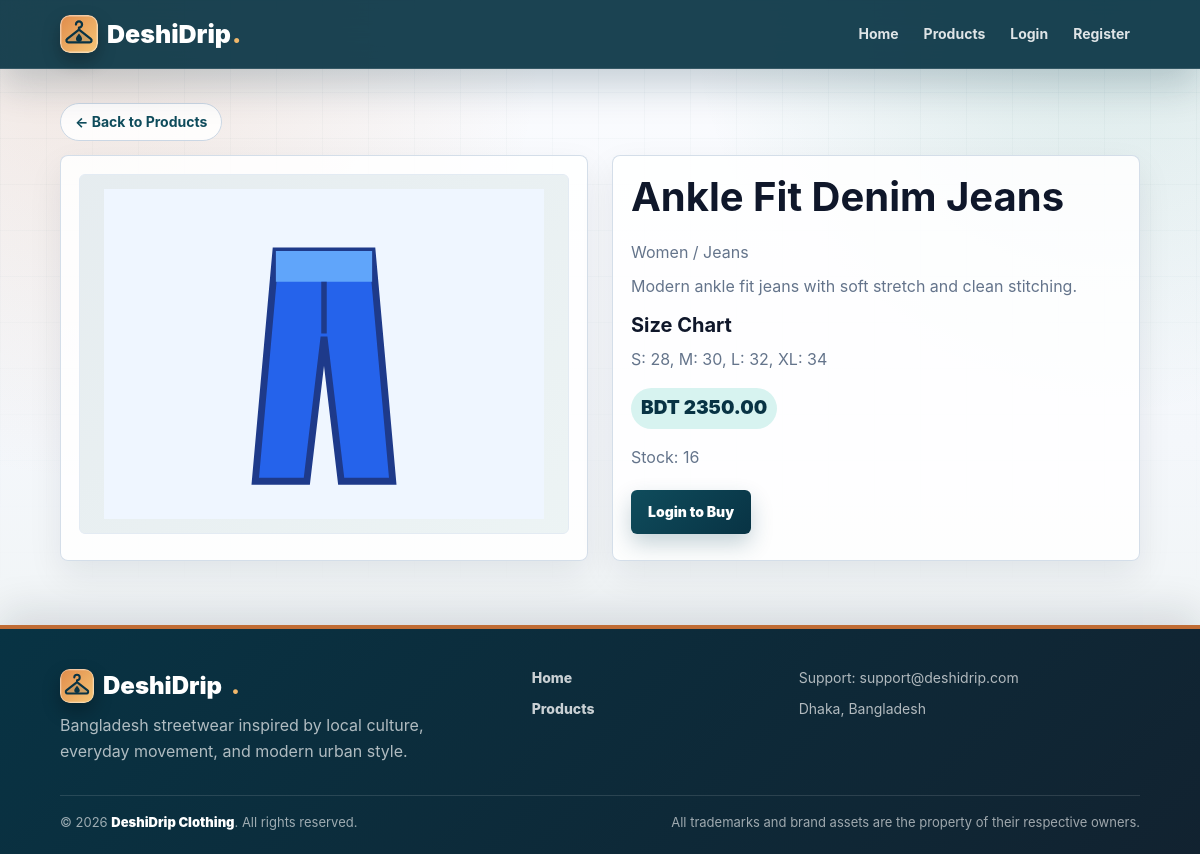
Page /view/product_details.php?id=20 on the committed database.
### tables this page shows
CREATE TABLE IF NOT EXISTS products (
    id INT AUTO_INCREMENT PRIMARY KEY,
    name VARCHAR(150) NOT NULL,
    description TEXT NOT NULL,
    size_chart TEXT NOT NULL,
    available_sizes VARCHAR(255) NOT NULL DEFAULT 'S,M,L,XL',
    price DECIMAL(10,2) NOT NULL,
    category_id INT NOT NULL,
    image_path VARCHAR(255) NOT NULL,
    stock INT NOT NULL DEFAULT 0,
    gender ENUM('Men','Women') NOT NULL,
    is_featured TINYINT(1) NOT NULL DEFAULT 0,
    is_new_arrival TINYINT(1) NOT NULL DEFAULT 0,
    created_at TIMESTAMP DEFAULT CURRENT_TIMESTAMP
);

CREATE TABLE IF NOT EXISTS categories (
    id INT AUTO_INCREMENT PRIMARY KEY,
    name VARCHAR(100) NOT NULL,
    parent_id INT NULL,
    created_at TIMESTAMP DEFAULT CURRENT_TIMESTAMP
);

### model/ProductModel.php (called while the page is built, shortened)
<?php
require_once __DIR__ . "/../config/db.php";
function ensureProductDisplayColumns()
{
    global $conn;
    $featured = mysqli_query($conn, "SHOW COLUMNS FROM products LIKE 'is_featured'");
    $newArrival = mysqli_query($conn, "SHOW COLUMNS FROM products LIKE 'is_new_arrival'");
    $availableSizes = mysqli_query($conn, "SHOW COLUMNS FROM products LIKE 'available_sizes'");
}
function getProductById($id)
{
    global $conn;
    ensureProductDisplayColumns();
    $id = (int) $id;
    $query = "SELECT products.*, categories.name AS category_name
              FROM products
              LEFT JOIN categories ON products.category_id = categories.id
              WHERE products.id = $id";
    $result = mysqli_query($conn, $query);
    return mysqli_fetch_assoc($result);
}
?>

### config/auth.php (called while the page is built, shortened)
<?php
function isLoggedIn()
{
    return isset($_SESSION["user_id"]);
}
function isCustomer()
{
    return isset($_SESSION["role"]) && $_SESSION["role"] == "customer";
}
function clean($value)
{
    return htmlspecialchars($value, ENT_QUOTES, "UTF-8");
}
?>

### view/product_details.php (the view, shortened to what this page needs)
<?php
require_once "header.php";
require_once __DIR__ . "/../model/ProductModel.php";
$product = getProductById($_GET["id"] ?? 0);
$availableSizes = array_filter(array_map("trim", explode(",", $product["available_sizes"])));
?>
<a class="back-link" href="products.php">&larr; Back to Products</a>
<div class="two-col">
    <div class="card">
        <img class="product-img" style="height:360px" src="../<?php echo clean($product["image_path"]); ?>" alt="<?php echo clean($product["name"]); ?>">
    </div>
    <div class="card">
        <h2><?php echo clean($product["name"]); ?></h2>
        <p><?php echo clean($product["gender"] . " / " . $product["category_name"]); ?></p>
        <p><?php echo clean($product["description"]); ?></p>
        <h3>Size Chart</h3>
        <p><?php echo nl2br(clean($product["size_chart"])); ?></p>
        <p class="price">BDT <?php echo clean($product["price"]); ?></p>
        <p>Stock: <?php echo clean($product["stock"]); ?></p>
        <?php if (isCustomer()) { ?>
            <label>Size</label>
            <select id="selectedSize">
                <option value="">Select size</option>
                <?php foreach ($availableSizes as $size) { ?>
                    <option value="<?php echo clean($size); ?>"><?php echo clean($size); ?></option>
                <?php } ?>
            </select>
            <label>Quantity</label>
            <input type="number" id="quantity" value="1" min="1" max="<?php echo $product["stock"]; ?>">
            <button type="button" onclick="addToCart(<?php echo $product["id"]; ?>)">Add To Cart</button>
            <div id="cartMsg"></div>
        <?php } elseif (!isLoggedIn()) { ?>
            <a class="btn" href="login.php">Login to Buy</a>
        <?php } ?>
    </div>
</div>
<?php require_once "footer.php"; ?>

### public/css/style.css (style rules this page uses)
:root { color-scheme: light; --bg: #f4f7fb; --bg-2: #eef3f1; --surface: #ffffff; --surface-raised: rgba(255, 255, 255, .86); --surface-soft: #f8fafc; --text: #182230; --heading: #0f172a; --muted: #64748b; --muted-2: #94a3b8; --line: #dde6ef; --line-strong: #cbd7e4; --brand: #0f4c5c; --brand-dark: #083344; --brand-soft: #d7f3f0; --accent: #c06c34; --accent-dark: #9a4d20; --green: #147d64; --green-dark: #0f5f4b; --danger: #c2413b; --danger-dark: #9f2f2a; --warning-soft: #fff4e8; --success-soft: #e8f8f1; --shadow: 0 22px 60px rgba(15, 23, 42, .12); --shadow-soft: 0 14px 34px rgba(15, 23, 42, .08); --shadow-tiny: 0 8px 18px rgba(15, 23, 42, .06); --radius: 8px; --radius-sm: 6px; --container: min(1180px, 90vw); }
* { box-sizing: border-box; }
html { scroll-behavior: smooth; text-size-adjust: 100%; }
body { min-height: 100vh; margin: 0; font-family: "Inter", "Segoe UI", Arial, Helvetica, sans-serif; color: var(--text); background: radial-gradient(circle at 8% 4%, rgba(192, 108, 52, .14), transparent 28rem), radial-gradient(circle at 92% 0%, rgba(20, 125, 100, .14), transparent 26rem), linear-gradient(180deg, #fbfcff 0, var(--bg) 440px, var(--bg-2) 100%); line-height: 1.6; -webkit-font-smoothing: antialiased; }
body::before { content: ""; position: fixed; inset: 0; z-index: -1; pointer-events: none; background-image: linear-gradient(rgba(15, 76, 92, .045) 1px, transparent 1px), linear-gradient(90deg, rgba(15, 76, 92, .045) 1px, transparent 1px); background-size: 46px 46px; mask-image: linear-gradient(to bottom, rgba(0, 0, 0, .75), transparent 72%); }
a { color: inherit; }
img { max-width: 100%; }
h1, h2, h3 { color: var(--heading); line-height: 1.15; }
h1, h2, h3, p { overflow-wrap: anywhere; }
h2 { margin: 0 0 20px; font-size: clamp(28px, 4vw, 40px); letter-spacing: 0; }
h3 { margin: 0 0 10px; font-size: 20px; }
p { color: var(--muted); }
.card { position: relative; overflow: hidden; background: var(--surface-raised); border: 1px solid rgba(203, 215, 228, .82); border-radius: var(--radius); padding: 18px; box-shadow: var(--shadow-soft); transition: transform .22s ease, box-shadow .22s ease, border-color .22s ease, background .22s ease; }
.card::before { content: ""; position: absolute; inset: 0 0 auto; height: 3px; background: linear-gradient(90deg, var(--brand), var(--green), var(--accent)); opacity: 0; transition: opacity .22s ease; }
.card h3 { margin-top: 14px; }
.card p { margin: 8px 0; }
.card .btn { margin-right: 8px; }
.product-img { width: 100%; height: 215px; object-fit: contain; border-radius: var(--radius-sm); background: linear-gradient(135deg, rgba(15, 76, 92, .08), rgba(20, 125, 100, .05)), #f8fafc; border: 1px solid #e3ebf3; padding: 14px; transition: transform .25s ease, background .25s ease; }
.price { display: inline-flex; align-items: center; width: fit-content; margin-top: 12px; padding: 5px 10px; border-radius: 999px; background: var(--brand-soft); color: var(--brand-dark); font-size: 19px; font-weight: 900; }
button, .btn { display: inline-flex; align-items: center; justify-content: center; gap: 8px; min-height: 44px; border: 0; background: linear-gradient(135deg, var(--brand), var(--brand-dark)); color: white; padding: 10px 17px; border-radius: var(--radius-sm); cursor: pointer; text-decoration: none; margin-top: 12px; font-size: 14px; font-weight: 900; line-height: 1; transition: transform .18s ease, box-shadow .18s ease, filter .18s ease; box-shadow: 0 10px 22px rgba(15, 76, 92, .24); }
.two-col { display: grid; grid-template-columns: repeat(2, minmax(0, 1fr)); gap: 24px; }
@media (prefers-reduced-motion: no-preference) { .hero, .card, .stat, form, table { animation: fadeUp .45s ease both; } }
button, .btn { transition: transform .18s ease, box-shadow .18s ease, filter .18s ease; }
.card { transition: transform .25s ease, box-shadow .25s ease, border-color .25s ease; }
.back-link { display: inline-flex; align-items: center; gap: 6px; margin: 0 0 14px; padding: 7px 14px; border: 1px solid var(--line-strong); border-radius: 999px; background: var(--surface-raised); color: var(--brand); font-size: 14px; font-weight: 750; text-decoration: none; transition: transform .2s ease, background .2s ease, color .2s ease, border-color .2s ease; }

### rows in the picture
products: image_path (picture), name "Ankle Fit Denim Jeans", gender.name "Women / Jeans", description "Modern ankle fit jeans with soft stretch and clean stitching.", size_chart "S: 28, M: 30, L: 32, XL: 34", price "2350.00", stock "16"
